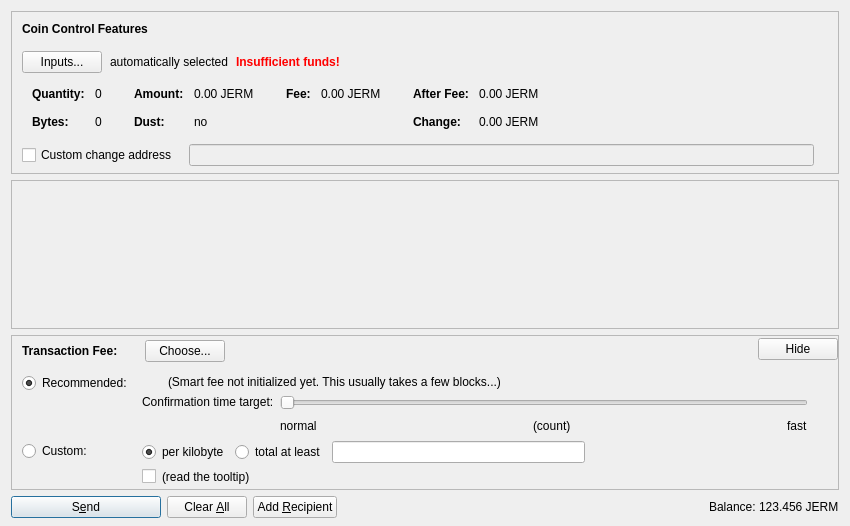
<?xml version="1.0" encoding="UTF-8"?>
<ui version="4.0">
 <class>SendCoinsDialog</class>
 <widget class="QDialog" name="SendCoinsDialog">
  <property name="geometry">
   <rect>
    <x>0</x>
    <y>0</y>
    <width>850</width>
    <height>526</height>
   </rect>
  </property>
  <property name="windowTitle">
   <string>Send Coins</string>
  </property>
  <layout class="QVBoxLayout" name="verticalLayout" stretch="0,1,0,0">
   <property name="bottomMargin">
    <number>8</number>
   </property>
   <item>
    <widget class="QFrame" name="frameCoinControl">
     <property name="sizePolicy">
      <sizepolicy hsizetype="Expanding" vsizetype="Expanding">
       <horstretch>0</horstretch>
       <verstretch>0</verstretch>
      </sizepolicy>
     </property>
     <property name="maximumSize">
      <size>
       <width>16777215</width>
       <height>16777215</height>
      </size>
     </property>
     <property name="frameShape">
      <enum>QFrame::StyledPanel</enum>
     </property>
     <property name="frameShadow">
      <enum>QFrame::Sunken</enum>
     </property>
     <layout class="QVBoxLayout" name="verticalLayoutCoinControl2">
      <property name="spacing">
       <number>0</number>
      </property>
      <property name="leftMargin">
       <number>0</number>
      </property>
      <property name="topMargin">
       <number>0</number>
      </property>
      <property name="rightMargin">
       <number>0</number>
      </property>
      <property name="bottomMargin">
       <number>6</number>
      </property>
      <item>
       <layout class="QVBoxLayout" name="verticalLayoutCoinControl" stretch="0,0,0,0,1">
        <property name="spacing">
         <number>0</number>
        </property>
        <property name="leftMargin">
         <number>10</number>
        </property>
        <property name="topMargin">
         <number>10</number>
        </property>
        <item>
         <layout class="QHBoxLayout" name="horizontalLayoutCoinControl1">
          <property name="bottomMargin">
           <number>15</number>
          </property>
          <item>
           <widget class="QLabel" name="labelCoinControlFeatures">
            <property name="sizePolicy">
             <sizepolicy hsizetype="Preferred" vsizetype="Maximum">
              <horstretch>0</horstretch>
              <verstretch>0</verstretch>
             </sizepolicy>
            </property>
            <property name="font">
             <font>
              <weight>75</weight>
              <bold>true</bold>
             </font>
            </property>
            <property name="styleSheet">
             <string notr="true">font-weight:bold;</string>
            </property>
            <property name="text">
             <string>Coin Control Features</string>
            </property>
           </widget>
          </item>
         </layout>
        </item>
        <item>
         <layout class="QHBoxLayout" name="horizontalLayoutCoinControl2" stretch="0,0,0,0">
          <property name="spacing">
           <number>8</number>
          </property>
          <property name="bottomMargin">
           <number>10</number>
          </property>
          <item>
           <widget class="QPushButton" name="pushButtonCoinControl">
            <property name="styleSheet">
             <string notr="true"/>
            </property>
            <property name="text">
             <string>Inputs...</string>
            </property>
            <property name="autoDefault">
             <bool>false</bool>
            </property>
           </widget>
          </item>
          <item>
           <widget class="QLabel" name="labelCoinControlAutomaticallySelected">
            <property name="text">
             <string>automatically selected</string>
            </property>
            <property name="margin">
             <number>5</number>
            </property>
           </widget>
          </item>
          <item>
           <widget class="QLabel" name="labelCoinControlInsuffFunds">
            <property name="font">
             <font>
              <weight>75</weight>
              <bold>true</bold>
             </font>
            </property>
            <property name="styleSheet">
             <string notr="true">color:red;font-weight:bold;</string>
            </property>
            <property name="text">
             <string>Insufficient funds!</string>
            </property>
            <property name="margin">
             <number>5</number>
            </property>
           </widget>
          </item>
          <item>
           <spacer name="horizontalSpacerCoinControl">
            <property name="orientation">
             <enum>Qt::Horizontal</enum>
            </property>
            <property name="sizeHint" stdset="0">
             <size>
              <width>40</width>
              <height>1</height>
             </size>
            </property>
           </spacer>
          </item>
         </layout>
        </item>
        <item>
         <widget class="QWidget" name="widgetCoinControl" native="true">
          <property name="sizePolicy">
           <sizepolicy hsizetype="Preferred" vsizetype="Preferred">
            <horstretch>0</horstretch>
            <verstretch>0</verstretch>
           </sizepolicy>
          </property>
          <property name="minimumSize">
           <size>
            <width>0</width>
            <height>0</height>
           </size>
          </property>
          <property name="styleSheet">
           <string notr="true"/>
          </property>
          <layout class="QHBoxLayout" name="horizontalLayoutCoinControl5">
           <property name="leftMargin">
            <number>0</number>
           </property>
           <property name="topMargin">
            <number>0</number>
           </property>
           <property name="rightMargin">
            <number>0</number>
           </property>
           <property name="bottomMargin">
            <number>0</number>
           </property>
           <item>
            <layout class="QHBoxLayout" name="horizontalLayoutCoinControl3" stretch="0,0,0,1">
             <property name="spacing">
              <number>20</number>
             </property>
             <property name="topMargin">
              <number>0</number>
             </property>
             <property name="bottomMargin">
              <number>10</number>
             </property>
             <item>
              <layout class="QFormLayout" name="formLayoutCoinControl1">
               <property name="horizontalSpacing">
                <number>10</number>
               </property>
               <property name="verticalSpacing">
                <number>14</number>
               </property>
               <property name="leftMargin">
                <number>10</number>
               </property>
               <property name="topMargin">
                <number>4</number>
               </property>
               <property name="rightMargin">
                <number>6</number>
               </property>
               <item row="0" column="0">
                <widget class="QLabel" name="labelCoinControlQuantityText">
                 <property name="font">
                  <font>
                   <weight>75</weight>
                   <bold>true</bold>
                  </font>
                 </property>
                 <property name="text">
                  <string>Quantity:</string>
                 </property>
                 <property name="margin">
                  <number>0</number>
                 </property>
                </widget>
               </item>
               <item row="0" column="1">
                <widget class="QLabel" name="labelCoinControlQuantity">
                 <property name="cursor">
                  <cursorShape>IBeamCursor</cursorShape>
                 </property>
                 <property name="contextMenuPolicy">
                  <enum>Qt::ActionsContextMenu</enum>
                 </property>
                 <property name="text">
                  <string notr="true">0</string>
                 </property>
                 <property name="margin">
                  <number>0</number>
                 </property>
                 <property name="textInteractionFlags">
                  <set>Qt::LinksAccessibleByMouse|Qt::TextSelectableByKeyboard|Qt::TextSelectableByMouse</set>
                 </property>
                </widget>
               </item>
               <item row="1" column="0">
                <widget class="QLabel" name="labelCoinControlBytesText">
                 <property name="font">
                  <font>
                   <weight>75</weight>
                   <bold>true</bold>
                  </font>
                 </property>
                 <property name="text">
                  <string>Bytes:</string>
                 </property>
                </widget>
               </item>
               <item row="1" column="1">
                <widget class="QLabel" name="labelCoinControlBytes">
                 <property name="cursor">
                  <cursorShape>IBeamCursor</cursorShape>
                 </property>
                 <property name="contextMenuPolicy">
                  <enum>Qt::ActionsContextMenu</enum>
                 </property>
                 <property name="text">
                  <string notr="true">0</string>
                 </property>
                 <property name="textInteractionFlags">
                  <set>Qt::LinksAccessibleByMouse|Qt::TextSelectableByKeyboard|Qt::TextSelectableByMouse</set>
                 </property>
                </widget>
               </item>
              </layout>
             </item>
             <item>
              <layout class="QFormLayout" name="formLayoutCoinControl2">
               <property name="horizontalSpacing">
                <number>10</number>
               </property>
               <property name="verticalSpacing">
                <number>14</number>
               </property>
               <property name="leftMargin">
                <number>6</number>
               </property>
               <property name="topMargin">
                <number>4</number>
               </property>
               <property name="rightMargin">
                <number>6</number>
               </property>
               <item row="0" column="0">
                <widget class="QLabel" name="labelCoinControlAmountText">
                 <property name="font">
                  <font>
                   <weight>75</weight>
                   <bold>true</bold>
                  </font>
                 </property>
                 <property name="text">
                  <string>Amount:</string>
                 </property>
                 <property name="margin">
                  <number>0</number>
                 </property>
                </widget>
               </item>
               <item row="0" column="1">
                <widget class="QLabel" name="labelCoinControlAmount">
                 <property name="cursor">
                  <cursorShape>IBeamCursor</cursorShape>
                 </property>
                 <property name="contextMenuPolicy">
                  <enum>Qt::ActionsContextMenu</enum>
                 </property>
                 <property name="text">
                  <string notr="true">0.00 JERM</string>
                 </property>
                 <property name="textInteractionFlags">
                  <set>Qt::LinksAccessibleByMouse|Qt::TextSelectableByKeyboard|Qt::TextSelectableByMouse</set>
                 </property>
                </widget>
               </item>
               <item row="1" column="0">
                <widget class="QLabel" name="labelCoinControlLowOutputText">
                 <property name="font">
                  <font>
                   <weight>75</weight>
                   <bold>true</bold>
                  </font>
                 </property>
                 <property name="text">
                  <string>Dust:</string>
                 </property>
                </widget>
               </item>
               <item row="1" column="1">
                <widget class="QLabel" name="labelCoinControlLowOutput">
                 <property name="cursor">
                  <cursorShape>IBeamCursor</cursorShape>
                 </property>
                 <property name="contextMenuPolicy">
                  <enum>Qt::ActionsContextMenu</enum>
                 </property>
                 <property name="text">
                  <string notr="true">no</string>
                 </property>
                 <property name="textInteractionFlags">
                  <set>Qt::LinksAccessibleByMouse|Qt::TextSelectableByKeyboard|Qt::TextSelectableByMouse</set>
                 </property>
                </widget>
               </item>
              </layout>
             </item>
             <item>
              <layout class="QFormLayout" name="formLayoutCoinControl3">
               <property name="horizontalSpacing">
                <number>10</number>
               </property>
               <property name="verticalSpacing">
                <number>14</number>
               </property>
               <property name="leftMargin">
                <number>6</number>
               </property>
               <property name="topMargin">
                <number>4</number>
               </property>
               <property name="rightMargin">
                <number>6</number>
               </property>
               <item row="0" column="0">
                <widget class="QLabel" name="labelCoinControlFeeText">
                 <property name="font">
                  <font>
                   <weight>75</weight>
                   <bold>true</bold>
                  </font>
                 </property>
                 <property name="text">
                  <string>Fee:</string>
                 </property>
                 <property name="margin">
                  <number>0</number>
                 </property>
                </widget>
               </item>
               <item row="0" column="1">
                <widget class="QLabel" name="labelCoinControlFee">
                 <property name="cursor">
                  <cursorShape>IBeamCursor</cursorShape>
                 </property>
                 <property name="contextMenuPolicy">
                  <enum>Qt::ActionsContextMenu</enum>
                 </property>
                 <property name="text">
                  <string notr="true">0.00 JERM</string>
                 </property>
                 <property name="textInteractionFlags">
                  <set>Qt::LinksAccessibleByMouse|Qt::TextSelectableByKeyboard|Qt::TextSelectableByMouse</set>
                 </property>
                </widget>
               </item>
              </layout>
             </item>
             <item>
              <layout class="QFormLayout" name="formLayoutCoinControl4">
               <property name="horizontalSpacing">
                <number>10</number>
               </property>
               <property name="verticalSpacing">
                <number>14</number>
               </property>
               <property name="leftMargin">
                <number>6</number>
               </property>
               <property name="topMargin">
                <number>4</number>
               </property>
               <property name="rightMargin">
                <number>6</number>
               </property>
               <item row="0" column="0">
                <widget class="QLabel" name="labelCoinControlAfterFeeText">
                 <property name="font">
                  <font>
                   <weight>75</weight>
                   <bold>true</bold>
                  </font>
                 </property>
                 <property name="text">
                  <string>After Fee:</string>
                 </property>
                 <property name="margin">
                  <number>0</number>
                 </property>
                </widget>
               </item>
               <item row="0" column="1">
                <widget class="QLabel" name="labelCoinControlAfterFee">
                 <property name="cursor">
                  <cursorShape>IBeamCursor</cursorShape>
                 </property>
                 <property name="contextMenuPolicy">
                  <enum>Qt::ActionsContextMenu</enum>
                 </property>
                 <property name="text">
                  <string notr="true">0.00 JERM</string>
                 </property>
                 <property name="textInteractionFlags">
                  <set>Qt::LinksAccessibleByMouse|Qt::TextSelectableByKeyboard|Qt::TextSelectableByMouse</set>
                 </property>
                </widget>
               </item>
               <item row="1" column="0">
                <widget class="QLabel" name="labelCoinControlChangeText">
                 <property name="font">
                  <font>
                   <weight>75</weight>
                   <bold>true</bold>
                  </font>
                 </property>
                 <property name="text">
                  <string>Change:</string>
                 </property>
                </widget>
               </item>
               <item row="1" column="1">
                <widget class="QLabel" name="labelCoinControlChange">
                 <property name="cursor">
                  <cursorShape>IBeamCursor</cursorShape>
                 </property>
                 <property name="contextMenuPolicy">
                  <enum>Qt::ActionsContextMenu</enum>
                 </property>
                 <property name="text">
                  <string notr="true">0.00 JERM</string>
                 </property>
                 <property name="textInteractionFlags">
                  <set>Qt::LinksAccessibleByMouse|Qt::TextSelectableByKeyboard|Qt::TextSelectableByMouse</set>
                 </property>
                </widget>
               </item>
              </layout>
             </item>
            </layout>
           </item>
          </layout>
         </widget>
        </item>
        <item>
         <layout class="QHBoxLayout" name="horizontalLayoutCoinControl4" stretch="0,0,0">
          <property name="spacing">
           <number>12</number>
          </property>
          <property name="sizeConstraint">
           <enum>QLayout::SetDefaultConstraint</enum>
          </property>
          <property name="topMargin">
           <number>5</number>
          </property>
          <property name="rightMargin">
           <number>5</number>
          </property>
          <item>
           <widget class="QCheckBox" name="checkBoxCoinControlChange">
            <property name="toolTip">
             <string>If this is activated, but the change address is empty or invalid, change will be sent to a newly generated address.</string>
            </property>
            <property name="text">
             <string>Custom change address</string>
            </property>
           </widget>
          </item>
          <item>
           <widget class="QValidatedLineEdit" name="lineEditCoinControlChange">
            <property name="enabled">
             <bool>false</bool>
            </property>
            <property name="sizePolicy">
             <sizepolicy hsizetype="Expanding" vsizetype="Fixed">
              <horstretch>0</horstretch>
              <verstretch>0</verstretch>
             </sizepolicy>
            </property>
           </widget>
          </item>
          <item>
           <widget class="QLabel" name="labelCoinControlChangeLabel">
            <property name="sizePolicy">
             <sizepolicy hsizetype="Preferred" vsizetype="Expanding">
              <horstretch>0</horstretch>
              <verstretch>0</verstretch>
             </sizepolicy>
            </property>
            <property name="minimumSize">
             <size>
              <width>0</width>
              <height>0</height>
             </size>
            </property>
            <property name="text">
             <string/>
            </property>
            <property name="margin">
             <number>3</number>
            </property>
           </widget>
          </item>
         </layout>
        </item>
        <item>
         <spacer name="verticalSpacerCoinControl">
          <property name="orientation">
           <enum>Qt::Vertical</enum>
          </property>
          <property name="sizeHint" stdset="0">
           <size>
            <width>800</width>
            <height>1</height>
           </size>
          </property>
         </spacer>
        </item>
       </layout>
      </item>
     </layout>
    </widget>
   </item>
   <item>
    <widget class="QScrollArea" name="scrollArea">
     <property name="widgetResizable">
      <bool>true</bool>
     </property>
     <widget class="QWidget" name="scrollAreaWidgetContents">
      <property name="geometry">
       <rect>
        <x>0</x>
        <y>0</y>
        <width>830</width>
        <height>104</height>
       </rect>
      </property>
      <layout class="QVBoxLayout" name="verticalLayout_2" stretch="0,1">
       <property name="leftMargin">
        <number>0</number>
       </property>
       <property name="topMargin">
        <number>0</number>
       </property>
       <property name="rightMargin">
        <number>0</number>
       </property>
       <property name="bottomMargin">
        <number>0</number>
       </property>
       <item>
        <layout class="QVBoxLayout" name="entries">
         <property name="spacing">
          <number>6</number>
         </property>
        </layout>
       </item>
       <item>
        <spacer name="verticalSpacer">
         <property name="orientation">
          <enum>Qt::Vertical</enum>
         </property>
         <property name="sizeHint" stdset="0">
          <size>
           <width>20</width>
           <height>40</height>
          </size>
         </property>
        </spacer>
       </item>
      </layout>
     </widget>
    </widget>
   </item>
   <item>
    <widget class="QFrame" name="frameFee">
     <property name="sizePolicy">
      <sizepolicy hsizetype="Expanding" vsizetype="Expanding">
       <horstretch>0</horstretch>
       <verstretch>0</verstretch>
      </sizepolicy>
     </property>
     <property name="maximumSize">
      <size>
       <width>16777215</width>
       <height>16777215</height>
      </size>
     </property>
     <property name="frameShape">
      <enum>QFrame::StyledPanel</enum>
     </property>
     <property name="frameShadow">
      <enum>QFrame::Sunken</enum>
     </property>
     <layout class="QVBoxLayout" name="verticalLayoutFee1">
      <property name="spacing">
       <number>0</number>
      </property>
      <property name="leftMargin">
       <number>0</number>
      </property>
      <property name="topMargin">
       <number>0</number>
      </property>
      <property name="rightMargin">
       <number>0</number>
      </property>
      <property name="bottomMargin">
       <number>0</number>
      </property>
      <item>
       <layout class="QVBoxLayout" name="verticalLayoutFee2" stretch="0,0,0">
        <property name="spacing">
         <number>0</number>
        </property>
        <property name="leftMargin">
         <number>10</number>
        </property>
        <property name="topMargin">
         <number>0</number>
        </property>
        <item>
         <layout class="QHBoxLayout" name="horizontalLayoutFee1">
          <property name="bottomMargin">
           <number>0</number>
          </property>
          <item>
           <layout class="QVBoxLayout" name="verticalLayoutFee7">
            <property name="spacing">
             <number>0</number>
            </property>
            <item>
             <spacer name="verticalSpacerSmartFee">
              <property name="orientation">
               <enum>Qt::Vertical</enum>
              </property>
              <property name="sizeType">
               <enum>QSizePolicy::Fixed</enum>
              </property>
              <property name="sizeHint" stdset="0">
               <size>
                <width>1</width>
                <height>4</height>
               </size>
              </property>
             </spacer>
            </item>
            <item>
             <layout class="QHBoxLayout" name="horizontalLayoutSmartFee">
              <property name="spacing">
               <number>10</number>
              </property>
              <item>
               <widget class="QLabel" name="labelFeeHeadline">
                <property name="sizePolicy">
                 <sizepolicy hsizetype="Preferred" vsizetype="Maximum">
                  <horstretch>0</horstretch>
                  <verstretch>0</verstretch>
                 </sizepolicy>
                </property>
                <property name="font">
                 <font>
                  <weight>75</weight>
                  <bold>true</bold>
                 </font>
                </property>
                <property name="styleSheet">
                 <string notr="true">font-weight:bold;</string>
                </property>
                <property name="text">
                 <string>Transaction Fee:</string>
                </property>
               </widget>
              </item>
              <item>
               <widget class="QLabel" name="labelFeeMinimized">
                <property name="text">
                 <string/>
                </property>
               </widget>
              </item>
              <item>
               <widget class="QPushButton" name="buttonChooseFee">
                <property name="text">
                 <string>Choose...</string>
                </property>
               </widget>
              </item>
             </layout>
            </item>
            <item>
             <spacer name="verticalSpacer_5">
              <property name="orientation">
               <enum>Qt::Vertical</enum>
              </property>
              <property name="sizeHint" stdset="0">
               <size>
                <width>1</width>
                <height>1</height>
               </size>
              </property>
             </spacer>
            </item>
           </layout>
          </item>
          <item>
           <spacer name="horizontalSpacer_4">
            <property name="orientation">
             <enum>Qt::Horizontal</enum>
            </property>
            <property name="sizeHint" stdset="0">
             <size>
              <width>40</width>
              <height>20</height>
             </size>
            </property>
           </spacer>
          </item>
          <item>
           <widget class="QPushButton" name="buttonMinimizeFee">
            <property name="toolTip">
             <string>collapse fee-settings</string>
            </property>
            <property name="text">
             <string>Hide</string>
            </property>
           </widget>
          </item>
         </layout>
        </item>
        <item>
         <widget class="QFrame" name="frameFeeSelection">
          <layout class="QVBoxLayout" name="verticalLayoutFee12">
           <property name="spacing">
            <number>0</number>
           </property>
           <property name="leftMargin">
            <number>0</number>
           </property>
           <property name="topMargin">
            <number>0</number>
           </property>
           <property name="rightMargin">
            <number>0</number>
           </property>
           <property name="bottomMargin">
            <number>0</number>
           </property>
           <item>
            <layout class="QGridLayout" name="gridLayoutFee">
             <property name="topMargin">
              <number>10</number>
             </property>
             <property name="bottomMargin">
              <number>4</number>
             </property>
             <property name="horizontalSpacing">
              <number>10</number>
             </property>
             <property name="verticalSpacing">
              <number>4</number>
             </property>
             <item row="1" column="1">
              <layout class="QVBoxLayout" name="verticalLayoutFee8">
               <property name="spacing">
                <number>6</number>
               </property>
               <item>
                <layout class="QHBoxLayout" name="horizontalLayoutFee13">
                 <item>
                  <widget class="QRadioButton" name="radioCustomPerKilobyte">
                   <property name="toolTip">
                    <string>If the custom fee is set to 1000 satoshis and the transaction is only 250 bytes, then &quot;per kilobyte&quot; only pays 250 satoshis in fee, while &quot;total at least&quot; pays 1000 satoshis. For transactions bigger than a kilobyte both pay by kilobyte.</string>
                   </property>
                   <property name="text">
                    <string>per kilobyte</string>
                   </property>
                   <property name="checked">
                    <bool>true</bool>
                   </property>
                   <attribute name="buttonGroup">
                    <string notr="true">groupCustomFee</string>
                   </attribute>
                  </widget>
                 </item>
                 <item>
                  <widget class="QRadioButton" name="radioCustomAtLeast">
                   <property name="toolTip">
                    <string>If the custom fee is set to 1000 satoshis and the transaction is only 250 bytes, then &quot;per kilobyte&quot; only pays 250 satoshis in fee, while &quot;total at least&quot; pays 1000 satoshis. For transactions bigger than a kilobyte both pay by kilobyte.</string>
                   </property>
                   <property name="text">
                    <string>total at least</string>
                   </property>
                   <attribute name="buttonGroup">
                    <string notr="true">groupCustomFee</string>
                   </attribute>
                  </widget>
                 </item>
                 <item>
                  <widget class="BitcoinAmountField" name="customFee"/>
                 </item>
                 <item>
                  <spacer name="horizontalSpacer_6">
                   <property name="orientation">
                    <enum>Qt::Horizontal</enum>
                   </property>
                   <property name="sizeHint" stdset="0">
                    <size>
                     <width>1</width>
                     <height>1</height>
                    </size>
                   </property>
                  </spacer>
                 </item>
                </layout>
               </item>
               <item>
                <layout class="QHBoxLayout" name="horizontalLayoutFee8">
                 <item>
                  <widget class="QCheckBox" name="checkBoxMinimumFee">
                   <property name="toolTip">
                    <string>Paying only the minimum fee is just fine as long as there is less transaction volume than space in the blocks. But be aware that this can end up in a never confirming transaction once there is more demand for jermabux transactions than the network can process.</string>
                   </property>
                   <property name="text">
                    <string/>
                   </property>
                  </widget>
                 </item>
                 <item>
                  <widget class="QLabel" name="labelMinFeeWarning">
                   <property name="enabled">
                    <bool>true</bool>
                   </property>
                   <property name="toolTip">
                    <string>Paying only the minimum fee is just fine as long as there is less transaction volume than space in the blocks. But be aware that this can end up in a never confirming transaction once there is more demand for jermabux transactions than the network can process.</string>
                   </property>
                   <property name="text">
                    <string>(read the tooltip)</string>
                   </property>
                   <property name="margin">
                    <number>5</number>
                   </property>
                  </widget>
                 </item>
                 <item>
                  <spacer name="horizontalSpacer_2">
                   <property name="orientation">
                    <enum>Qt::Horizontal</enum>
                   </property>
                   <property name="sizeHint" stdset="0">
                    <size>
                     <width>1</width>
                     <height>1</height>
                    </size>
                   </property>
                  </spacer>
                 </item>
                </layout>
               </item>
              </layout>
             </item>
             <item row="0" column="0">
              <layout class="QVBoxLayout" name="verticalLayoutFee4" stretch="0,1">
               <item>
                <widget class="QRadioButton" name="radioSmartFee">
                 <property name="text">
                  <string>Recommended:</string>
                 </property>
                 <property name="checked">
                  <bool>true</bool>
                 </property>
                 <attribute name="buttonGroup">
                  <string notr="true">groupFee</string>
                 </attribute>
                </widget>
               </item>
               <item>
                <spacer name="verticalSpacer_2">
                 <property name="orientation">
                  <enum>Qt::Vertical</enum>
                 </property>
                 <property name="sizeHint" stdset="0">
                  <size>
                   <width>1</width>
                   <height>1</height>
                  </size>
                 </property>
                </spacer>
               </item>
              </layout>
             </item>
             <item row="1" column="0">
              <layout class="QVBoxLayout" name="verticalLayoutFee9" stretch="0,1">
               <item>
                <widget class="QRadioButton" name="radioCustomFee">
                 <property name="text">
                  <string>Custom:</string>
                 </property>
                 <attribute name="buttonGroup">
                  <string notr="true">groupFee</string>
                 </attribute>
                </widget>
               </item>
               <item>
                <spacer name="verticalSpacer_6">
                 <property name="orientation">
                  <enum>Qt::Vertical</enum>
                 </property>
                 <property name="sizeHint" stdset="0">
                  <size>
                   <width>1</width>
                   <height>1</height>
                  </size>
                 </property>
                </spacer>
               </item>
              </layout>
             </item>
             <item row="0" column="1">
              <layout class="QVBoxLayout" name="verticalLayoutFee3" stretch="0,0,1">
               <property name="spacing">
                <number>6</number>
               </property>
               <property name="topMargin">
                <number>2</number>
               </property>
               <item>
                <layout class="QHBoxLayout" name="horizontalLayoutFee12">
                 <item>
                  <widget class="QLabel" name="labelSmartFee">
                   <property name="text">
                    <string/>
                   </property>
                   <property name="margin">
                    <number>2</number>
                   </property>
                  </widget>
                 </item>
                 <item>
                  <widget class="QLabel" name="labelFeeEstimation">
                   <property name="text">
                    <string/>
                   </property>
                  </widget>
                 </item>
                 <item>
                  <widget class="QLabel" name="labelSmartFee2">
                   <property name="text">
                    <string>(Smart fee not initialized yet. This usually takes a few blocks...)</string>
                   </property>
                   <property name="margin">
                    <number>2</number>
                   </property>
                  </widget>
                 </item>
                 <item>
                  <spacer name="horizontalSpacer_5">
                   <property name="orientation">
                    <enum>Qt::Horizontal</enum>
                   </property>
                   <property name="sizeHint" stdset="0">
                    <size>
                     <width>1</width>
                     <height>1</height>
                    </size>
                   </property>
                  </spacer>
                 </item>
                </layout>
               </item>
               <item>
                <layout class="QHBoxLayout" name="horizontalLayoutFee9">
                 <item>
                  <layout class="QVBoxLayout" name="verticalLayoutFee6">
                   <item>
                    <widget class="QLabel" name="labelSmartFee3">
                     <property name="text">
                      <string>Confirmation time target:</string>
                     </property>
                     <property name="margin">
                      <number>2</number>
                     </property>
                    </widget>
                   </item>
                   <item>
                    <spacer name="verticalSpacer_3">
                     <property name="orientation">
                      <enum>Qt::Vertical</enum>
                     </property>
                     <property name="sizeHint" stdset="0">
                      <size>
                       <width>1</width>
                       <height>1</height>
                      </size>
                     </property>
                    </spacer>
                   </item>
                  </layout>
                 </item>
                 <item>
                  <layout class="QVBoxLayout" name="verticalLayoutFee5">
                   <property name="rightMargin">
                    <number>30</number>
                   </property>
                   <item>
                    <widget class="QSlider" name="sliderSmartFee">
                     <property name="minimum">
                      <number>0</number>
                     </property>
                     <property name="maximum">
                      <number>23</number>
                     </property>
                     <property name="pageStep">
                      <number>1</number>
                     </property>
                     <property name="value">
                      <number>0</number>
                     </property>
                     <property name="orientation">
                      <enum>Qt::Horizontal</enum>
                     </property>
                     <property name="invertedAppearance">
                      <bool>false</bool>
                     </property>
                     <property name="invertedControls">
                      <bool>false</bool>
                     </property>
                     <property name="tickPosition">
                      <enum>QSlider::NoTicks</enum>
                     </property>
                    </widget>
                   </item>
                   <item>
                    <layout class="QHBoxLayout" name="horizontalLayoutFee10">
                     <item>
                      <widget class="QLabel" name="labelSmartFeeNormal">
                       <property name="text">
                        <string>normal</string>
                       </property>
                      </widget>
                     </item>
                     <item>
                      <spacer name="horizontalSpacer_7">
                       <property name="orientation">
                        <enum>Qt::Horizontal</enum>
                       </property>
                       <property name="sizeHint" stdset="0">
                        <size>
                         <width>40</width>
                         <height>20</height>
                        </size>
                       </property>
                      </spacer>
                     </item>
                     <item>
                      <widget class="QLabel" name="confirmationTargetLabel">
                       <property name="text">
                        <string notr="true">(count)</string>
                       </property>
                      </widget>
                     </item>
                     <item>
                      <spacer name="horizontalSpacer_3">
                       <property name="orientation">
                        <enum>Qt::Horizontal</enum>
                       </property>
                       <property name="sizeHint" stdset="0">
                        <size>
                         <width>40</width>
                         <height>20</height>
                        </size>
                       </property>
                      </spacer>
                     </item>
                     <item>
                      <widget class="QLabel" name="labelSmartFeeFast">
                       <property name="text">
                        <string>fast</string>
                       </property>
                      </widget>
                     </item>
                    </layout>
                   </item>
                  </layout>
                 </item>
                </layout>
               </item>
               <item>
                <spacer name="verticalSpacer_4">
                 <property name="orientation">
                  <enum>Qt::Vertical</enum>
                 </property>
                 <property name="sizeHint" stdset="0">
                  <size>
                   <width>1</width>
                   <height>1</height>
                  </size>
                 </property>
                </spacer>
               </item>
              </layout>
             </item>
            </layout>
           </item>
          </layout>
         </widget>
        </item>
        <item>
         <spacer name="verticalSpacerFee">
          <property name="orientation">
           <enum>Qt::Vertical</enum>
          </property>
          <property name="sizeHint" stdset="0">
           <size>
            <width>800</width>
            <height>1</height>
           </size>
          </property>
         </spacer>
        </item>
       </layout>
      </item>
     </layout>
    </widget>
   </item>
   <item>
    <layout class="QHBoxLayout" name="horizontalLayout">
     <item>
      <widget class="QPushButton" name="sendButton">
       <property name="minimumSize">
        <size>
         <width>150</width>
         <height>0</height>
        </size>
       </property>
       <property name="toolTip">
        <string>Confirm the send action</string>
       </property>
       <property name="text">
        <string>S&amp;end</string>
       </property>
       <property name="icon">
        <iconset resource="../bitcoin.qrc">
         <normaloff>:/icons/send</normaloff>:/icons/send</iconset>
       </property>
       <property name="autoDefault">
        <bool>false</bool>
       </property>
       <property name="default">
        <bool>true</bool>
       </property>
      </widget>
     </item>
     <item>
      <widget class="QPushButton" name="clearButton">
       <property name="sizePolicy">
        <sizepolicy hsizetype="Minimum" vsizetype="Fixed">
         <horstretch>0</horstretch>
         <verstretch>0</verstretch>
        </sizepolicy>
       </property>
       <property name="toolTip">
        <string>Clear all fields of the form.</string>
       </property>
       <property name="text">
        <string>Clear &amp;All</string>
       </property>
       <property name="icon">
        <iconset resource="../bitcoin.qrc">
         <normaloff>:/icons/remove</normaloff>:/icons/remove</iconset>
       </property>
       <property name="autoDefault">
        <bool>false</bool>
       </property>
      </widget>
     </item>
     <item>
      <widget class="QPushButton" name="addButton">
       <property name="toolTip">
        <string>Send to multiple recipients at once</string>
       </property>
       <property name="text">
        <string>Add &amp;Recipient</string>
       </property>
       <property name="icon">
        <iconset resource="../bitcoin.qrc">
         <normaloff>:/icons/add</normaloff>:/icons/add</iconset>
       </property>
       <property name="autoDefault">
        <bool>false</bool>
       </property>
      </widget>
     </item>
     <item>
      <spacer name="horizontalSpacer">
       <property name="orientation">
        <enum>Qt::Horizontal</enum>
       </property>
       <property name="sizeHint" stdset="0">
        <size>
         <width>40</width>
         <height>20</height>
        </size>
       </property>
      </spacer>
     </item>
     <item>
      <layout class="QHBoxLayout" name="horizontalLayout_2">
       <property name="spacing">
        <number>3</number>
       </property>
       <item>
        <widget class="QLabel" name="label">
         <property name="sizePolicy">
          <sizepolicy hsizetype="Preferred" vsizetype="Fixed">
           <horstretch>0</horstretch>
           <verstretch>0</verstretch>
          </sizepolicy>
         </property>
         <property name="text">
          <string>Balance:</string>
         </property>
        </widget>
       </item>
       <item>
        <widget class="QLabel" name="labelBalance">
         <property name="sizePolicy">
          <sizepolicy hsizetype="Preferred" vsizetype="Fixed">
           <horstretch>0</horstretch>
           <verstretch>0</verstretch>
          </sizepolicy>
         </property>
         <property name="cursor">
          <cursorShape>IBeamCursor</cursorShape>
         </property>
         <property name="text">
          <string notr="true">123.456 JERM</string>
         </property>
         <property name="textInteractionFlags">
          <set>Qt::LinksAccessibleByMouse|Qt::TextSelectableByKeyboard|Qt::TextSelectableByMouse</set>
         </property>
        </widget>
       </item>
      </layout>
     </item>
    </layout>
   </item>
  </layout>
 </widget>
 <customwidgets>
  <customwidget>
   <class>QValidatedLineEdit</class>
   <extends>QLineEdit</extends>
   <header>qvalidatedlineedit.h</header>
  </customwidget>
  <customwidget>
   <class>BitcoinAmountField</class>
   <extends>QLineEdit</extends>
   <header>bitcoinamountfield.h</header>
   <container>1</container>
  </customwidget>
 </customwidgets>
 <resources>
  <include location="../bitcoin.qrc"/>
 </resources>
 <connections/>
 <buttongroups>
  <buttongroup name="groupFee"/>
  <buttongroup name="groupCustomFee"/>
 </buttongroups>
</ui>
